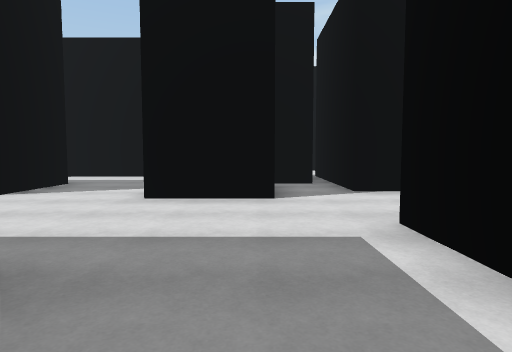
View 1 (above)

20 first-person views from a walk through a scene from a Unity 3-D project. The camera is 1.4 m above the floor, tilts 4° down and sees 75° across. The floor is counted in squares, 2 m on a side. Each view is taken from the middle of a square. On the plan, view 1 faces up. The plan holds only what a view shows up to about 10 squares ahead; the rest is blank. The place goes on beyond the plan. The player character is not drawn.

View 2
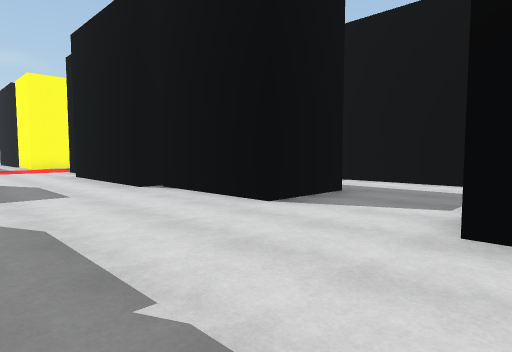

View 3
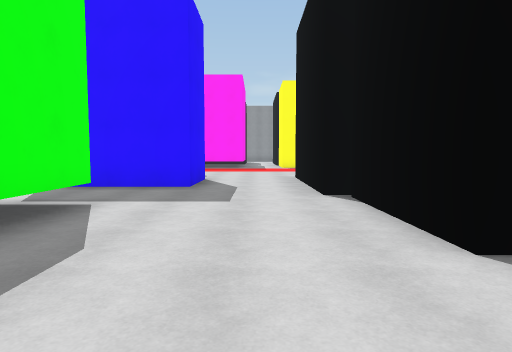

View 4
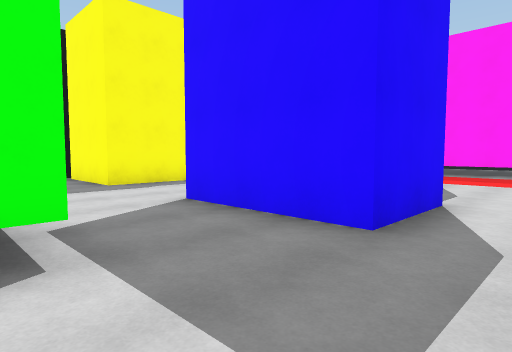

View 5
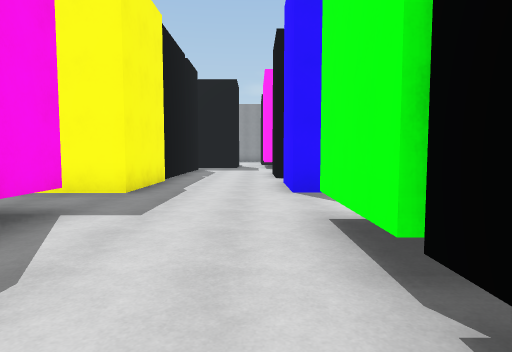

View 6
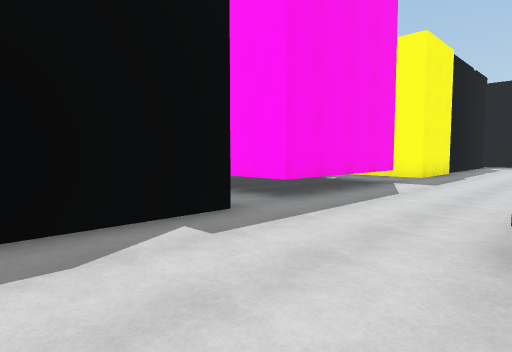

View 7
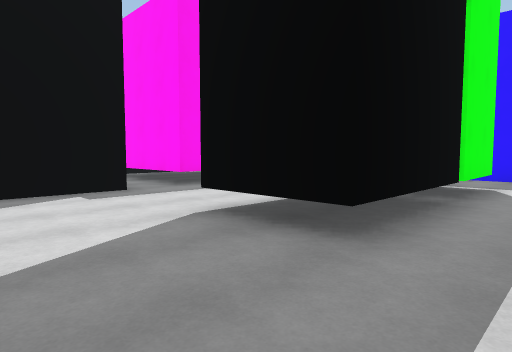

View 8
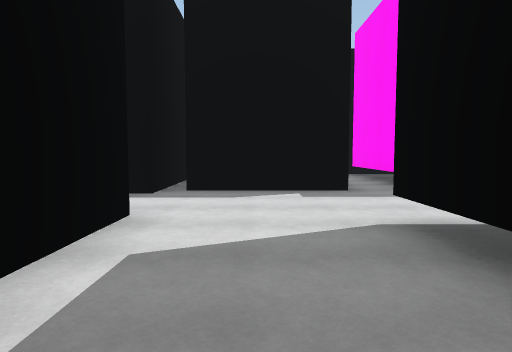

View 9
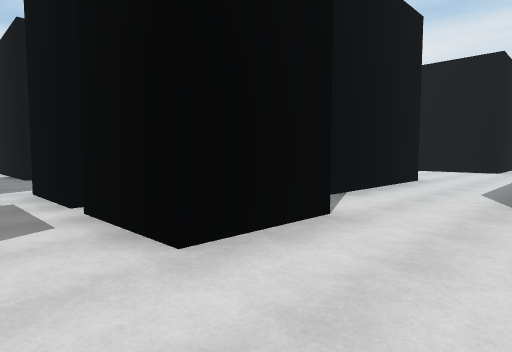

View 10
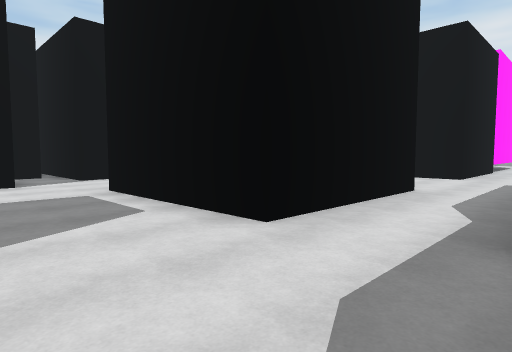

View 11
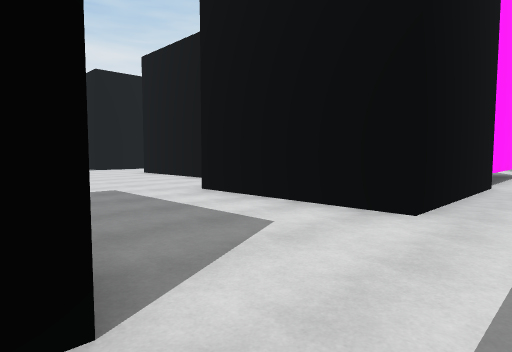

View 12
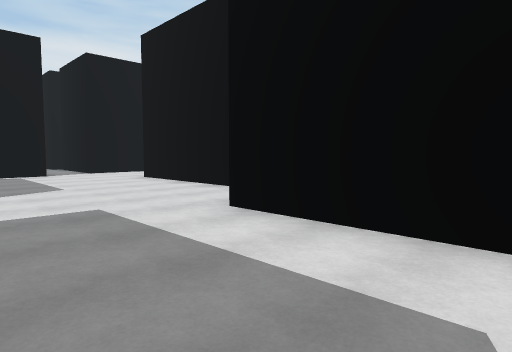

View 13
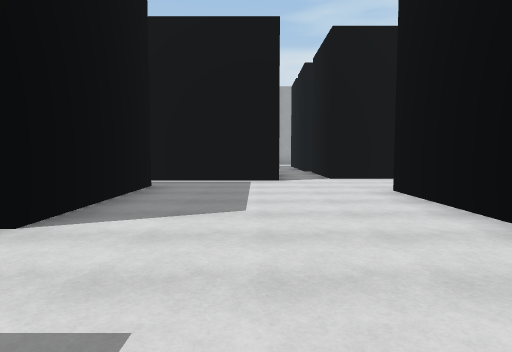

View 14
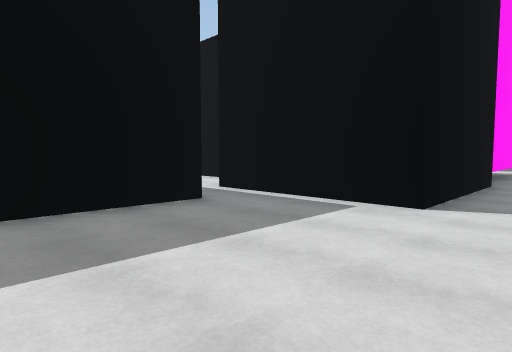

View 15
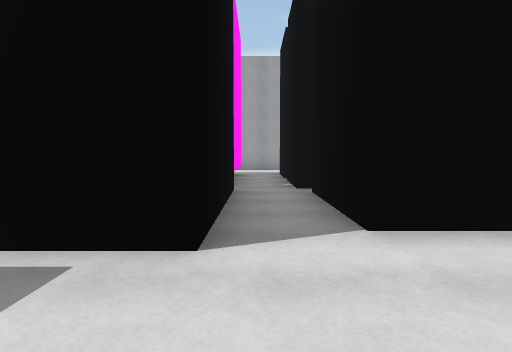

View 16
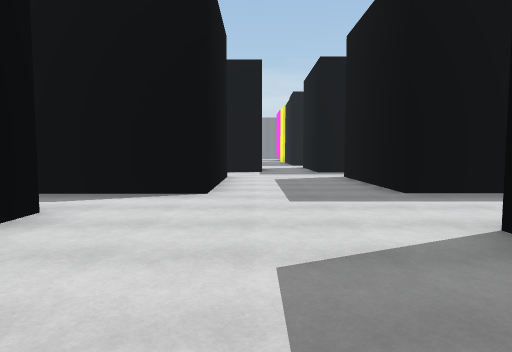

View 17
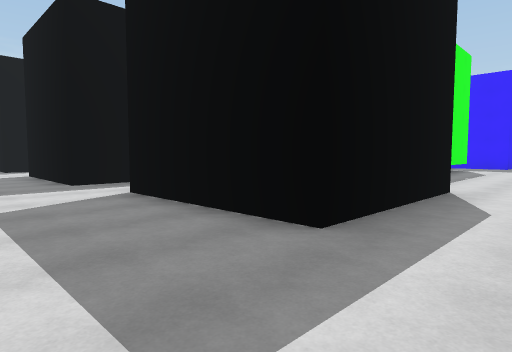

View 18
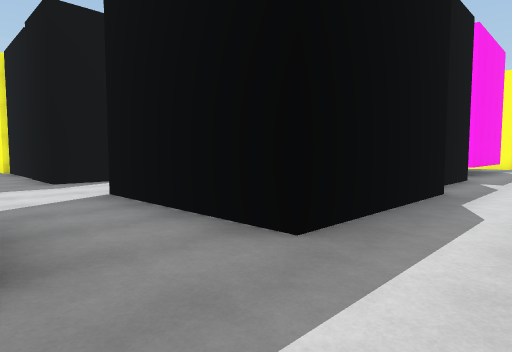

View 19
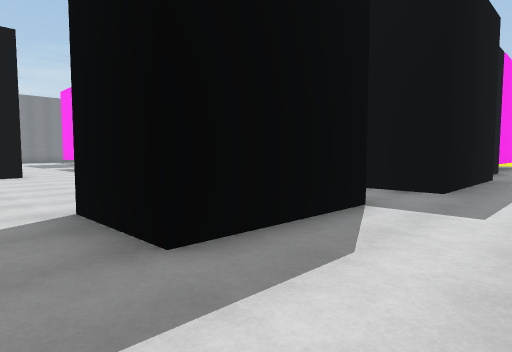

View 20
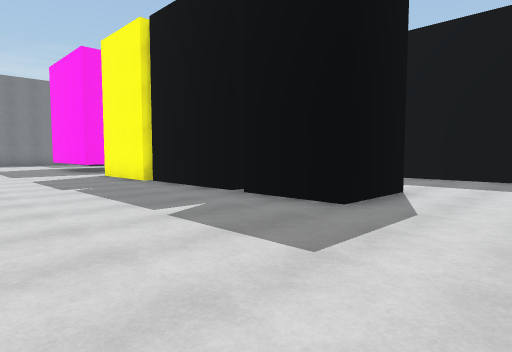

### Floor plan
Points are (right, up) in squares from view 1. A wall is a line through its corners. A room is listed if a view was taken in it or the views show most of it. See-through windows are left out.
Room 1 (views 1, 2, 3, 4, 5, 6, 7, 8, 9, 10)
walls: (-6.8, 1.7) (-1.4, 1.7) (-1.4, -0.4); (-3.9, -0.3) (-6.8, -0.3); (-10.9, 2.6) (-8.8, 2.6) (-8.8, -0.3) (-10.8, -0.3); (-7, -3.2) (-3, -3.2) (-3, -7); (-4.2, 7.6) (-4.2, 5.5) (-7.5, 5.5) (-7.5, 5.1) (-11.5, 5.1); (-0.6, 5.1) (-1.8, 5.1); (-1.8, -3.2) (1.4, -3.2); (-1.7, 7.5) (-1.7, 9.6); (-11.4, -3.2) (-8.8, -3.2) (-8.8, -5.9); (1.4, -0.8) (1.4, 3.3); (-2.8, 9.8) (-5.6, 9.8); (-13, -3.4) (-11.8, -3.4); (1.8, -5.6) (1.8, -2.7)
ways out: opening at (0.5, 4) to room 2; opening at (1.5, -1.5) to room 2; opening at (-8, -4.5); opening at (-5.5, 8.5); opening at (-2, 10)
Room 2 (views 11, 12, 13, 14, 15, 16, 17, 18)
walls: (10.5, 5.1) (10.5, 9.2); (5.8, 10.1) (5.8, 6) (1.8, 6) (1.8, 10); (1.4, 3.3) (5.4, 3.3) (5.4, -0.7) (2.1, -0.7); (8.8, -0.7) (8.8, 3.3) (10.6, 3.3); (1.4, 7.6) (0.4, 7.6); (0.4, 5.1) (-0.6, 5.1); (10, 11.9) (10, 15); (7.8, -3.2) (8.8, -3.2); (1.8, -2.7) (5.8, -2.7) (5.8, -5.6); (8.6, 15.4) (8.6, 11.3) (4.5, 11.3); (9.8, 15.5) (9.8, 17.5); (8.6, 17.5) (8.6, 15.9)
ways out: opening at (0.5, 4) to room 1; opening at (1.5, -1.5) to room 1; opening at (6.5, -6) to room 3; opening at (9.5, -1.5) to room 3; opening at (5, 11); opening at (11.5, 4.5); opening at (11.5, 10.5)
Room 3 (views 19, 20)
walls: (10, -12.1) (10.6, -12.1); (6, -14.9) (6, -17.4); (5.8, -11.6) (5.8, -14.8); (3.9, -9.3) (6, -9.3) (6, -11.4); (5.8, -5.6) (5.8, -6.8); (0.5, -8.2) (0.5, -10.8); (12.9, -0.7) (8.8, -0.7); (14.6, -0.7) (13.4, -0.7)
ways out: opening at (6.5, -6) to room 2; opening at (9.5, -1.5) to room 2

Positions as (right, up) in squares from view 1, and headings:
1: (0, 0), facing up
2: (-1, 2), facing up-left
3: (-2, 4), facing left
4: (-6, 4), facing down-left
5: (-3, -1), facing left
6: (1, 0), facing down-left
7: (1, 3), facing down-left
8: (0, 3), facing down
9: (-3, 3), facing up-right
10: (-1, -3), facing up-right
11: (5, -2), facing up-right
12: (6, 0), facing up-right
13: (8, 3), facing up
14: (10, 7), facing up-left
15: (9, 9), facing up
16: (8, 9), facing down
17: (8, 5), facing down-left
18: (8, -1), facing down-left
19: (12, -1), facing down-left
20: (10, -7), facing down-left
